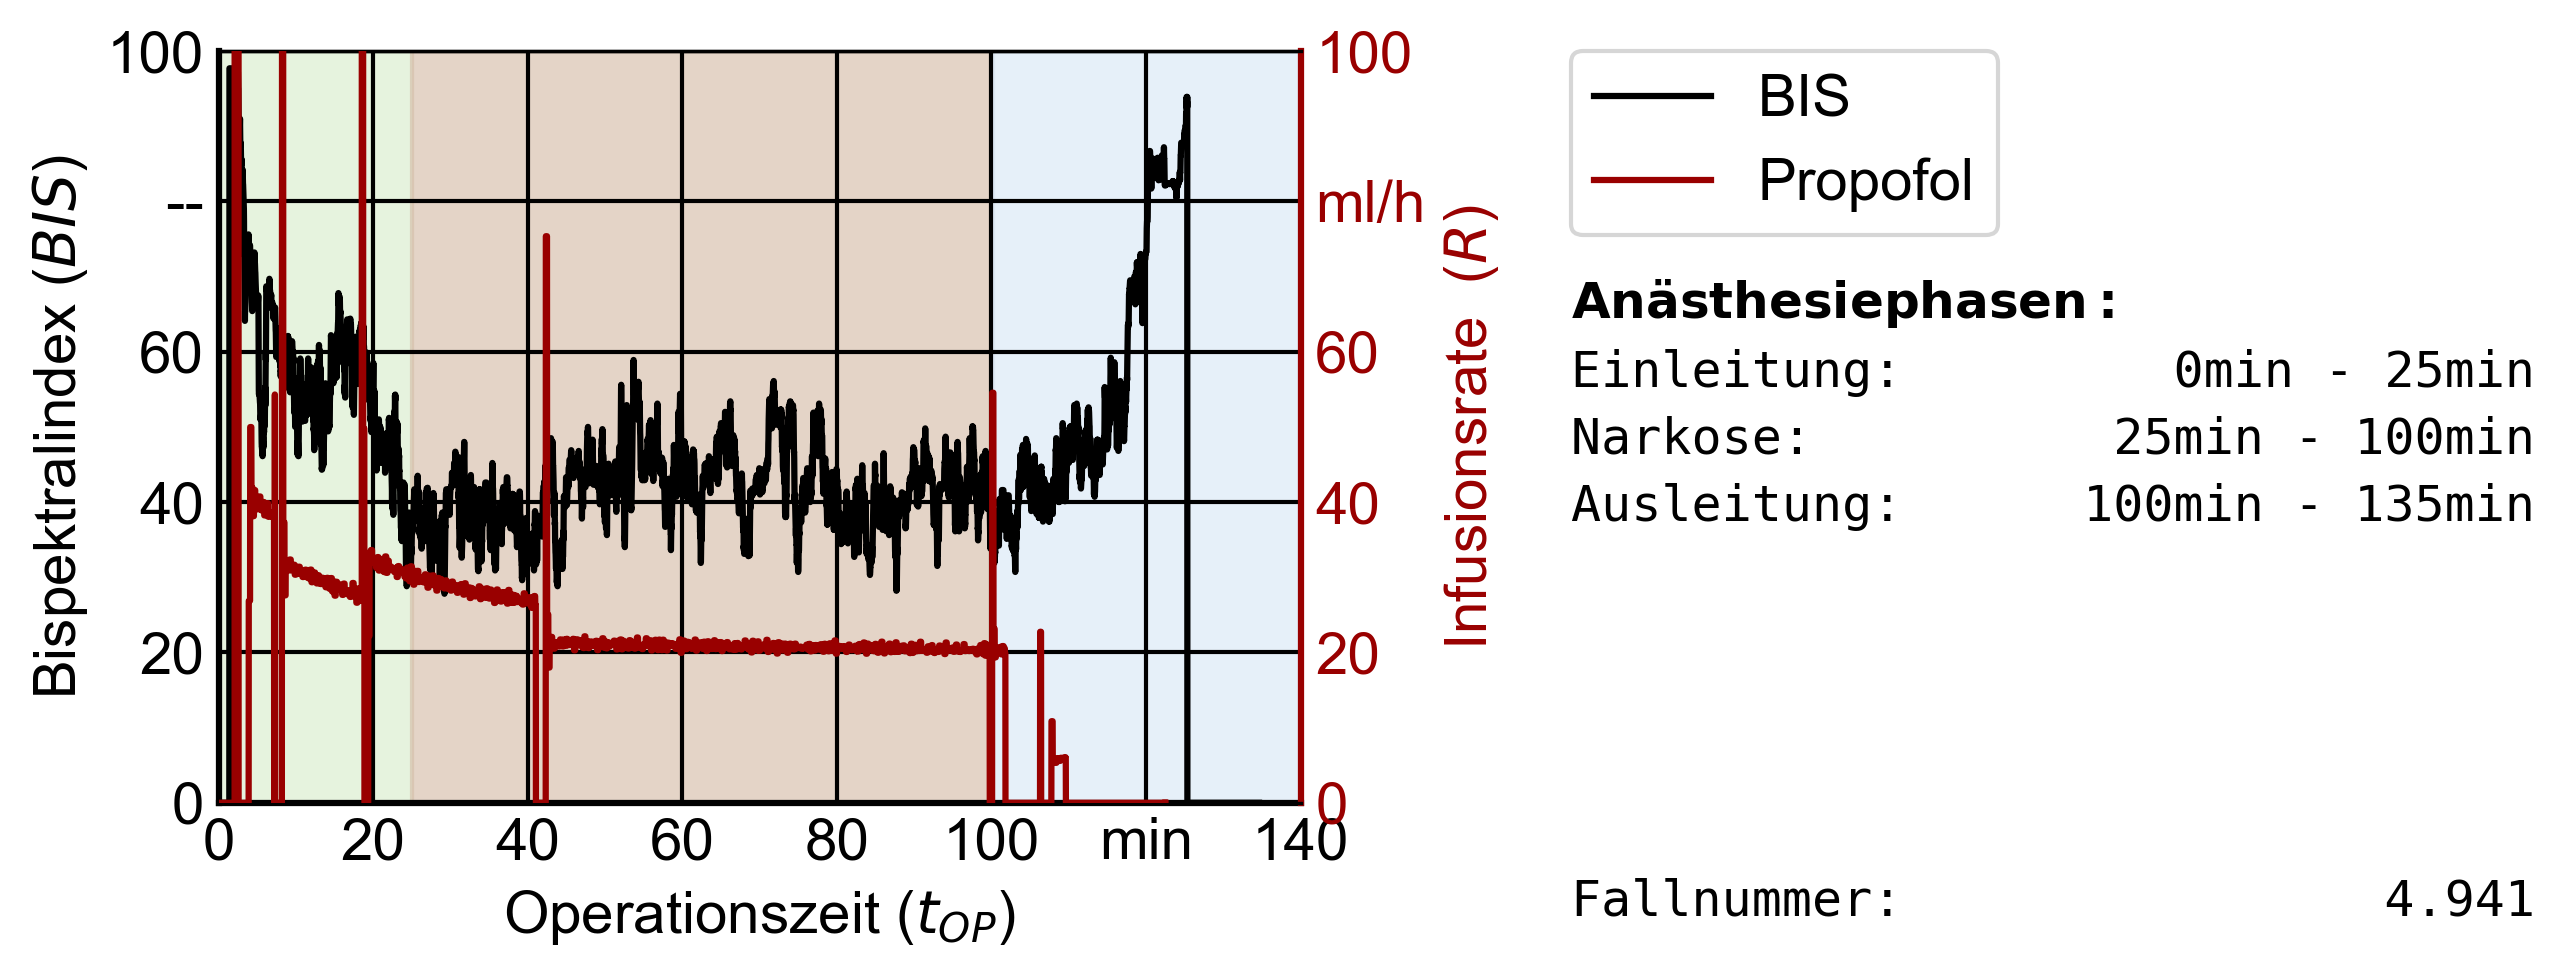

The Python source for this figure:
import os
import csv
import numpy as np
import pandas as pd
import matplotlib.pyplot as plt


BIS_COL = "BIS/BIS"
PPF_COL = "Orchestra/PPF20_RATE"
DATA_DIR = "data"
SUFFIX = "_rawdata.parquet"
CLINICAL_INFO = "__clinical_info.csv"

plt.rcParams.update({
    "font.family": "Arial",
    "font.size": 14
})


def get_phase_timestamps(case_id):
    """
	Lookup  (ane_intro_end, ane_end_start)
    """
    file_path = os.path.join(DATA_DIR, CLINICAL_INFO)

    with open(file_path, newline="", encoding="utf-8") as csvfile:
        reader = csv.DictReader(csvfile)

        for row in reader:
            if row.get("caseid") == str(case_id):
                intro_end = row.get("ane_intro_end")
                end_start = row.get("ane_end_start")

                return int(float(intro_end)), int(float(end_start))

def replace_second_last_tick_with_unit(ax, axis, unit):
    ax.tick_params(axis='both', which='both', length=0)

    if axis == "y":
        ticks = ax.get_yticks()
        labels = [f"{t:g}" for t in ticks]

        if len(labels) >= 2:
            labels[-2] = f"{unit}"

        ax.set_yticks(ticks)
        ax.set_yticklabels(labels)

    elif axis == "x":
        ticks = ax.get_xticks()
        labels = [f"{t:g}" for t in ticks]

        if len(labels) >= 2:
            labels[-2] = f"{unit}"

        ax.set_xticks(ticks)
        ax.set_xticklabels(labels)


def format_eu(n, width=10):
    if isinstance(n, (int, np.integer)):
        s = f"{int(n):,}".replace(",", ".")
    else:
        s = f"{float(n):.2f}".rstrip("0").rstrip(".")
        s = s.replace(".", ",")
    return f"{s:>{width}}"

    
def plot_single_case_bis_ppf(case_id):
	"""
	Plots BIS and Orchestra/PPF20_RATE against time for one case.
	Background is shaded for the three anesthesia phases:
	1) start -> ane_intro_end
	2) ane_intro_end -> ane_end_start
	3) ane_end_start -> end
	"""
	# Load clinical phase borders
	ane_intro_end, ane_end_start = get_phase_timestamps(case_id)

	# Load case data
	path = os.path.join(DATA_DIR, case_id + SUFFIX)
	if not os.path.exists(path):
		raise FileNotFoundError(f"Parquet file not found for case {case_id}: {path}")

	df = pd.read_parquet(path)
	required_cols = ["Time", BIS_COL, PPF_COL]
	missing = [c for c in required_cols if c not in df.columns]
	if missing:
		raise KeyError(f"Case {case_id} missing required columns: {missing}")

	# Data
	x_sec = df["Time"].to_numpy(dtype=np.float32)
	x_min = (x_sec - np.nanmin(x_sec)) / 60.0

	y_bis = df[BIS_COL].to_numpy(dtype=np.float32)
	y_ppf = df[PPF_COL].to_numpy(dtype=np.float32)

	rate = df[PPF_COL].to_numpy(dtype=float)
	rate = np.nan_to_num(rate, nan=0.0)

	nz_idx = np.where(rate > 0)[0]
	last_idx = nz_idx[-1]
	print("Last nonzero PPF:")
	print(f"index={last_idx}, time={x_sec[last_idx]:.0f}s, rate={rate[last_idx]}")

	# Convert phase borders to minutes relative to case start
	x0_sec = np.nanmin(x_sec)
	intro_end_min = (ane_intro_end - x0_sec) / 60.0
	end_start_min = (ane_end_start - x0_sec) / 60.0

	x_min_max = np.nanmax(x_min)

	fig, ax = plt.subplots(figsize=(12, 3.5))
	ax2 = ax.twinx()

	# Background phase shading
	ax.axvspan(0, intro_end_min, color="#DCEED1", alpha=0.7, zorder=0)
	ax.axvspan(intro_end_min, end_start_min, color="#D9C2B0", alpha=0.7, zorder=0)
	ax.axvspan(end_start_min, 140, color="#DCEAF7", alpha=0.7, zorder=0)

	# Lines
	ax.plot(x_min, y_bis, label="BIS", color="black", zorder=3)
	ax2.plot(x_min, y_ppf, label="Propofol", color="#990000", zorder=4)

	# Labels
	ax.set_xlabel("Operationszeit ($t_{OP}$)")
	ax.set_ylabel("Bispektralindex ($BIS$)")
	ax2.set_ylabel("Infusionsrate  ($R$)", color="#990000")

	# Limits
	ax.set_xlim(left=0)
	ax.set_xlim(right=140)
	ax.set_ylim(bottom=0, top=100)
	ax2.set_ylim(bottom=0, top=100)

	# Axis styling
	ax.grid(True, linewidth=1, color='black', alpha=1.0)
	ax.spines['left'].set_linewidth(1.5)
	ax.spines['bottom'].set_linewidth(1.5)
	ax2.spines['right'].set_linewidth(1.5)
	ax2.spines['right'].set_color("#990000")
	ax2.tick_params(axis='y', colors="#990000")

	replace_second_last_tick_with_unit(ax, axis="y", unit="--")
	replace_second_last_tick_with_unit(ax, axis="x", unit="min")
	replace_second_last_tick_with_unit(ax2, axis="y", unit="ml/h")

	# Text box
	def fmt_min(v):
		return f"{int(round(v))}min"

	label_w = 14
	range_w = 18

	textstr = (
		r"$\bf{Anästhesiephasen:}$" + "\n" +
		f"{'Einleitung:':<{label_w}}{f'{fmt_min(0)} - {fmt_min(intro_end_min)}':>{range_w}}\n"
		f"{'Narkose:':<{label_w}}{f'{fmt_min(intro_end_min)} - {fmt_min(end_start_min)}':>{range_w}}\n"
		f"{'Ausleitung:':<{label_w}}{f'{fmt_min(end_start_min)} - {fmt_min(x_min_max)}':>{range_w}}\n"
	)
	ax.text(
		1.25, 0.7, textstr,
		transform=ax.transAxes,
		ha='left',
		va='top',
		fontsize=12,
		linespacing=1.5,
		family='monospace'
	)

	case_str = f"{'Fallnummer:':<{label_w}}{format_eu(int(case_id)):>{range_w}}"
	ax.text(
		1.25, -0.1, case_str,
		transform=ax.transAxes,
		ha="left",          
		va="top",
		fontsize=12,      
		family='monospace'       
	)

	# Combined legend
	lines_1, labels_1 = ax.get_legend_handles_labels()
	lines_2, labels_2 = ax2.get_legend_handles_labels()
	ax.legend(
    lines_1 + lines_2,
    labels_1 + labels_2,
    loc='upper left',
    bbox_to_anchor=(1.25, 1),
    borderaxespad=0.0
)

	plt.tight_layout(rect=[0, 0, 0.85, 1])
	plt.savefig("06p1_anesthesiaphases.png", dpi=300, bbox_inches="tight")
	plt.show()


if __name__ == "__main__":
	
    plot_single_case_bis_ppf(case_id="4941")
	#4941
